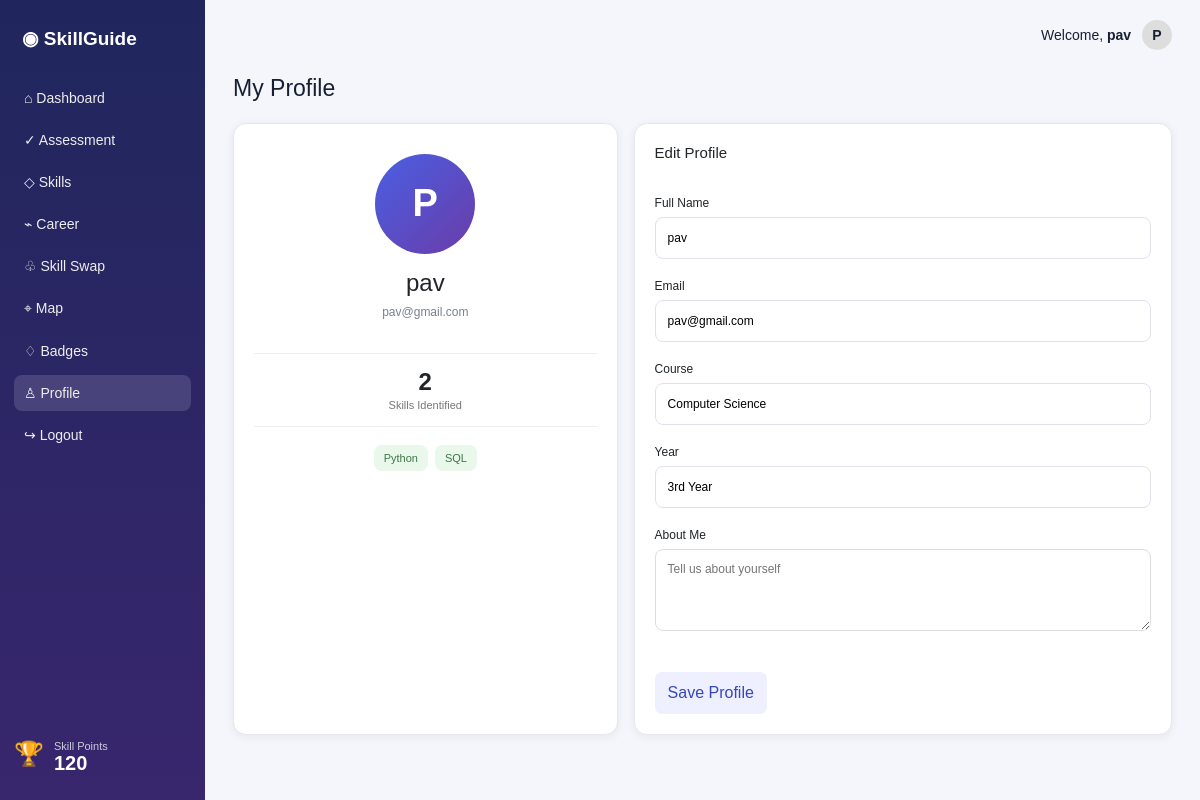
Screenshot of /profile (signed in) with the database file from the repository.
### tables this page shows
CREATE TABLE users (
            id INTEGER PRIMARY KEY AUTOINCREMENT,
            name TEXT NOT NULL,
            email TEXT UNIQUE NOT NULL,
            password_hash TEXT NOT NULL,
            bio TEXT DEFAULT '',
            course TEXT DEFAULT 'Computer Science',
            year TEXT DEFAULT '3rd Year',
            created_at TEXT NOT NULL
        );

CREATE TABLE extracted_skills (
            id INTEGER PRIMARY KEY AUTOINCREMENT,
            user_id INTEGER NOT NULL,
            skill TEXT NOT NULL,
            UNIQUE(user_id, skill),
            FOREIGN KEY(user_id) REFERENCES users(id)
        );

### app.py (the view, shortened to what this page needs)
@app.route("/profile", methods=["GET", "POST"])
def profile():
    user = current_user()
    if not user:
        return redirect(url_for("login"))
    message = None
    return render_template("profile.html", page="profile", user=user, message=message, skills=get_skills(user["id"]))

### app.py (called while the page is built)
def db():
    conn = sqlite3.connect(DB)
    conn.row_factory = sqlite3.Row
    return conn

def current_user():
    user_id = session.get("user_id")
    if not user_id:
        return None
    conn = db()
    user = conn.execute("SELECT * FROM users WHERE id = ?", (user_id,)).fetchone()
    conn.close()
    return user

def get_skills(user_id):
    conn = db()
    rows = conn.execute("SELECT skill FROM extracted_skills WHERE user_id = ? ORDER BY skill", (user_id,)).fetchall()
    conn.close()
    return [r["skill"] for r in rows]

### templates/profile.html (shortened to what this page needs)
{% extends 'base.html' %}
{% block content %}
<h1>My Profile</h1>
<div class="grid two">
<section class="card profile-card center">
<div class="profile-avatar">{{user['name'][0]|upper}}</div>
<h2>{{user['name']}}</h2><p class="muted">{{user['email']}}</p>
<div class="profile-stat"><b>{{skills|length}}</b><span>Skills Identified</span></div>
<div class="tags profile-tags">{% if skills %}{% for s in skills %}<span>{{s}}</span>{% endfor %}{% else %}<span>No skills yet</span>{% endif %}</div>
</section>
<section class="card">
<h3>Edit Profile</h3>
<form method="post">
<label>Full Name<input class="profile-input" name="name" value="{{user['name']}}" required></label>
<label>Email<input class="profile-input" type="email" name="email" value="{{user['email']}}" required></label>
<label>Course<input class="profile-input" name="course" value="{{user['course']}}"></label>
<label>Year<input class="profile-input" name="year" value="{{user['year']}}"></label>
<label>About Me<textarea name="bio" rows="4" placeholder="Tell us about yourself">{{user['bio']}}</textarea></label>
<button class="btn" type="submit">Save Profile</button>
</form>
</section>
</div>
{% endblock %}

### templates/base.html (shortened to what this page needs)
<!doctype html>
<html lang="en">
<head>
<link href="https://cdn.jsdelivr.net/npm/bootstrap@5.3.3/dist/css/bootstrap.min.css" rel="stylesheet">
<link rel="stylesheet" href="{{url_for('static',filename='style.css')}}">
</head>
<body>
<div class="app">
<aside>
<div class="brand">◉ SkillGuide</div>
<nav>
<a class="{{'active' if page=='dashboard' else ''}}" href="{{url_for('dashboard')}}">⌂ <span>Dashboard</span></a>
<a class="{{'active' if page=='assessment' else ''}}" href="{{url_for('assessment')}}">✓ <span>Assessment</span></a>
<a href="{{url_for('assessment')}}#skills">◇ <span>Skills</span></a>
<a class="{{'active' if page=='career' else ''}}" href="{{url_for('career')}}">⌁ <span>Career</span></a>
<a class="{{'active' if page=='skill-swap' else ''}}" href="{{url_for('skill_swap')}}">♧ <span>Skill Swap</span></a>
<a class="{{'active' if page=='skill-swap' else ''}}" href="{{url_for('skill_swap')}}#map">⌖ <span>Map</span></a>
<a href="{{url_for('skill_swap')}}#badge">♢ <span>Badges</span></a>
<a class="{{'active' if page=='profile' else ''}}" href="{{url_for('profile')}}">♙ <span>Profile</span></a>
<a href="{{url_for('logout')}}">↪ <span>Logout</span></a>
</nav>
<div class="points">🏆<span>Skill Points<strong>120</strong></span></div>
</aside>
<main>
<header>Welcome, <b>{{user['name']}}</b> <span class="avatar">{{user['name'][0]|upper}}</span></header>
{% block content %}{% endblock %}
</main>
</div>
</body>
</html>

### static/style.css (style rules this page uses)
* { box-sizing:border-box }
body { margin:0;background:#f5f6fb;color:#172033;font:14px Arial,sans-serif }
.app { display:flex;min-height:100vh }
aside { width:205px;position:fixed;inset:0 auto 0 0;background:linear-gradient(180deg,#20265d,#39266e);color:white;padding:22px 14px }
.brand { font-weight:800;font-size:19px;margin:5px 8px 30px }
nav { display:flex;flex-direction:column;gap:6px }
nav a { color:#eee;text-decoration:none;padding:10px;border-radius:8px }
nav a.active,nav a:hover { background:#ffffff22 }
.points { position:absolute;bottom:25px;display:flex;gap:10px;font-size:24px }
.points span { font-size:11px;color:#ccd }
.points strong { display:block;font-size:20px;color:#fff }
main { margin-left:205px;width:calc(100% - 205px);padding:0 28px 35px }
header { height:70px;text-align:right;padding-top:20px }
.avatar { display:inline-flex;background:#ddd;border-radius:50%;width:30px;height:30px;align-items:center;justify-content:center;margin-left:7px }
h1 { font-size:23px;margin:5px 0 20px }
h3 { font-size:15px;margin:0 0 14px }
.grid { display:grid;gap:16px;margin-bottom:16px }
.two { grid-template-columns:1fr 1.4fr }
.card { background:#fff;border:1px solid #e4e7ef;border-radius:13px;padding:20px;box-shadow:0 2px 10px #2221 }
.center { text-align:center }
.muted { color:#788093;font-size:12px }
.tags { display:flex;flex-wrap:wrap;gap:7px }
.tags span,.gap { background:#eaf7eb;color:#3d7846;border-radius:8px;padding:7px 10px;font-size:11px }
.btn { display:inline-block;background:#eef0ff;color:#3547bd;border:0;border-radius:7px;padding:9px 13px;margin-top:8px;text-decoration:none;cursor:pointer }
textarea { width:100%;border:1px solid #ddd;border-radius:8px;padding:12px;margin-bottom:10px }
.card label { display:block;margin:20px 0;font-size:12px }
.card label input { display:block;width:100% }
.profile-avatar { width:100px;height:100px;border-radius:50%;background:linear-gradient(135deg,#4a5fe3,#6a3ca8);color:#fff;display:flex;align-items:center;justify-content:center;font-size:38px;font-weight:800;margin:10px auto 15px }
.profile-card h2 { font-size:24px }
.profile-stat { border-top:1px solid #eee;border-bottom:1px solid #eee;padding:14px;margin:18px 0 }
.profile-stat b { font-size:24px;display:block }
.profile-stat span { font-size:11px;color:#777 }
.profile-tags { justify-content:center }
.profile-input { display:block;width:100%;height:42px;border:1px solid #dfe2eb;border-radius:8px;padding:0 12px;margin-top:7px }
.card label .profile-input { margin-top:7px }
.card label textarea { margin-top:7px }
.avatar { font-weight:700 }
.profile-card { min-height:430px }

### rows the page displays
users: name "pav", name "P", email "pav@gmail.com", course "Computer Science", year "3rd Year"
extracted_skills: skill "Python"
extracted_skills: skill "SQL"

### other values shown
{{ skills|length }} "2"
